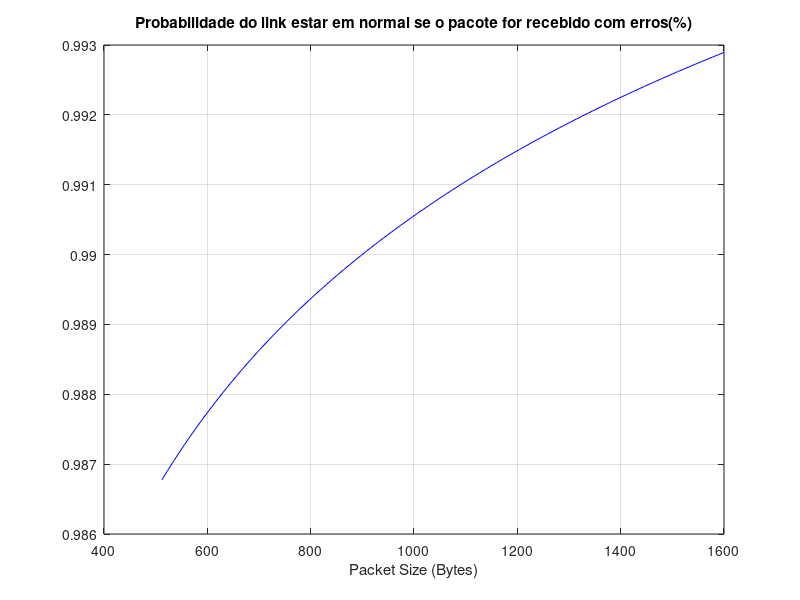
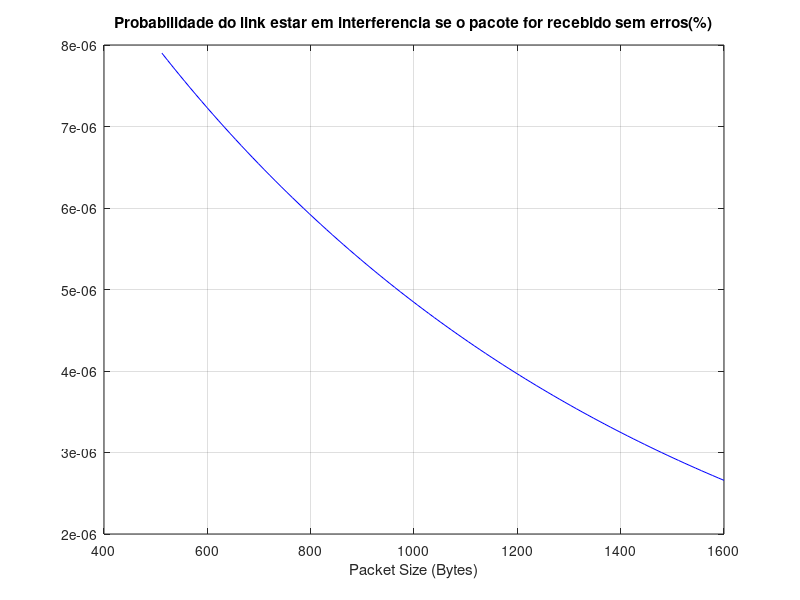

These charts were generated, in order, by the following MATLAB code:
%Task4

%4a
%π0 = 1/(1 + ∑(λ0/υ0))
%πn = π0/(1 + ∑(λ0/υ0))
% Interference >=10^-3 
% Normal < 10^-3

transitions = [8/600,5/200,2/50,1/5];

% calculo da probabilidade limite de processos de nascimento e morte

 tmp = transitions(1);
for i = 2:4
    sum = transitions(i);
    for j = 1:(i-1)
        sum = sum * transitions(j);
    end
    tmp = tmp + sum;
end

res_1 = 1/(1+ tmp);
res_2 = res_1*transitions(1);
res_3 = res_2*transitions(2);
res_4 = res_3*transitions(3);
res_5 = res_4*transitions(4);

X = [res_1 res_2 res_3 res_4 res_5];

prob_normal = X(1) + X(2) + X(3);
prob_interf = X(4) + X(5);

disp(' ');
disp("Ex4.a.");
disp("Probability of the link being in normal state = " + prob_normal);
disp("Probability of the link being in interference state = " + prob_interf);

%4b
disp(' ');
disp("Ex4.b.");
average_normal = ((X(1) * 10^-6) + (X(2) * 10^-5) + (X(3) * 10^-4))/prob_normal; 
average_interf = ((X(4)*10^-3) + (X(5)*10^-2))/prob_interf;
disp("Average ber of the link in normal state = " + average_normal);
disp("Average ber of the link in interference state = " + average_interf);

%4c
% Ver slides 1-7

disp(' ');
disp("Ex4.c.");
disp("Check figure 1.");
% Packet size from 64 bytes to 200 bytes
n = linspace(64, 200) * 8;

ber_state = [(10^-6) (10^-5) (10^-4) (10^-3) (10^-2)];

%With Errors
prob_errors_in_state_1 = (1 - ((1 - ber_state(1)).^(n)));
prob_errors_in_state_2 = (1 - ((1 - ber_state(2)).^(n)));
prob_errors_in_state_3 = (1 - ((1 - ber_state(3)).^(n)));
prob_errors_in_state_4 = (1 - ((1 - ber_state(4)).^(n)));
prob_errors_in_state_5 = (1 - ((1 - ber_state(5)).^(n)));

% P(CondN|Errors) = P(Errors|N)P(N)/P(Errors)
%prob_normal_with_errors = (prob_errors_in_normal .* prob_normal)./prob_errors; 
prob_errors_state_sum = (prob_errors_in_state_1*X(1)) +...
    (prob_errors_in_state_2*X(2)) +...
    (prob_errors_in_state_3*X(3)) +...
    (prob_errors_in_state_4*X(4)) +...
    (prob_errors_in_state_5*X(5)); 

prob_normal_with_errors = ((prob_errors_in_state_1*X(1)) + ...
    (prob_errors_in_state_2*X(2)) + (prob_errors_in_state_3*X(3)) ) ./ prob_errors_state_sum;

figure(1);
plot(n, prob_normal_with_errors, 'b-');
grid on;
title("Probabilidade do link estar em normal se o pacote for recebido com erros(%)");
xlabel('Packet Size (Bytes)');
print -depsc alineac

%4d
disp(' ');
disp("Ex4.d.");
disp("Check figure 2.");
% Packet size from 64 bytes to 200 bytes
n = linspace(64, 200) * 8;

% Without Errors
i = 0;

prob_no_errors_in_state_1 = ((1 - ber_state(1)).^(n));
prob_no_errors_in_state_2 = ((1 - ber_state(2)).^(n));
prob_no_errors_in_state_3 = ((1 - ber_state(3)).^(n));
prob_no_errors_in_state_4 = ((1 - ber_state(4)).^(n));
prob_no_errors_in_state_5 = ((1 - ber_state(5)).^(n));

prob_no_errors_state_sum = (prob_no_errors_in_state_1*X(1)) +...
    (prob_no_errors_in_state_2*X(2)) +...
    (prob_no_errors_in_state_3*X(3)) +...
    (prob_no_errors_in_state_4*X(4)) +...
    (prob_no_errors_in_state_5*X(5)); 

% P(CondI|No_Errors) = P(No_Errors|I)P(I)/P(No_Errors)
prob_interf_no_errors = ((prob_no_errors_in_state_4*X(4)) + (prob_no_errors_in_state_5*X(5))) ./ prob_no_errors_state_sum;

figure(2);
plot(n, prob_interf_no_errors, 'b-');
grid on;
title("Probabilidade do link estar em interferencia se o pacote for recebido sem erros(%)");
xlabel('Packet Size (Bytes)');
print -depsc alinead

save("task4variables.mat");